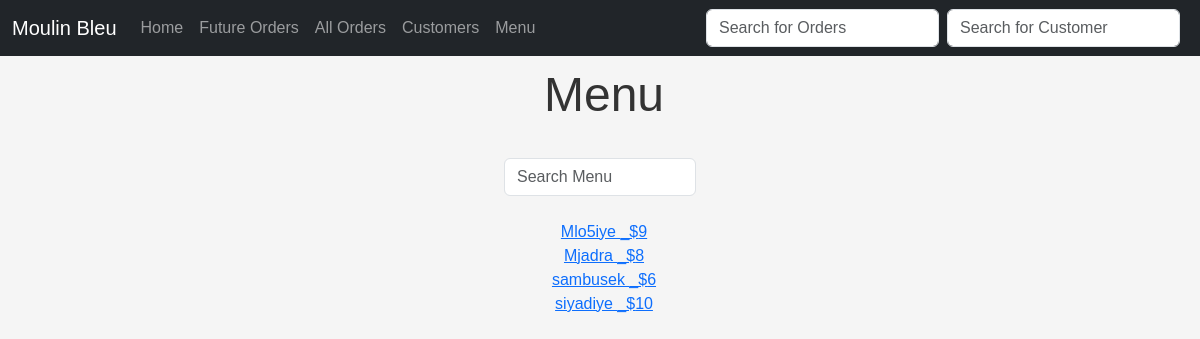
The page /menu on the database its author committed.
### menuapp/models.py (models this page shows, shortened)
class FoodItem(models.Model):
    name = models.CharField(max_length=255)
    price = models.IntegerField()
    notes = models.TextField()
    plat_du_jour = models.BooleanField(default=False)

### menuapp/views.py (the view)
# urls.py: path("menu", MenuView.as_view(), name="menu"),
class MenuView(ListView):
    model = FoodItem
    template_name = "menu.html"
    context_object_name = "food_items"

### menuapp/templates/menu.html (shortened to what this page needs)
{% extends 'base.html' %}
{%block content %}
<h1>Menu</h1>
<br>
<form method="post" action="{% url 'menu_search' %}" class="d-flex" style="max-width: 200px; margin: 0 auto;">
    <input class="form-control me-2" type="input" name="submission" placeholder="Search Menu">
</form>
<br>
<ul>
    {% for food_item in food_items %}
    <li>
        <a href="{%url 'food_details' food_item.pk %}"> {{food_item.name}} _${{food_item.price}} </a>
        <br>
    </li>
    {% endfor %}
</ul>
{% endblock %}

### menuapp/templates/menu.html (style rules this page uses)
body { font-family: sans-serif; background-color: #f5f5f5; }
h1 { font-size: 3em; text-align: center; color: #333; margin-bottom: 10px; margin-top: 10px; }
form { display: flex; align-items: center; justify-content: center; }
input { padding: 5px 10px; border: 1px solid #ddd; border-radius: 5px; }
ul { font-family: sans-serif; margin: 0; padding: 0; list-style: none; text-align: center; }

### rows shown on the page
FoodItem: name "Mlo5iye", price "9"
FoodItem: name "Mjadra", price "8"
FoodItem: name "sambusek", price "6"
FoodItem: name "siyadiye", price "10"
